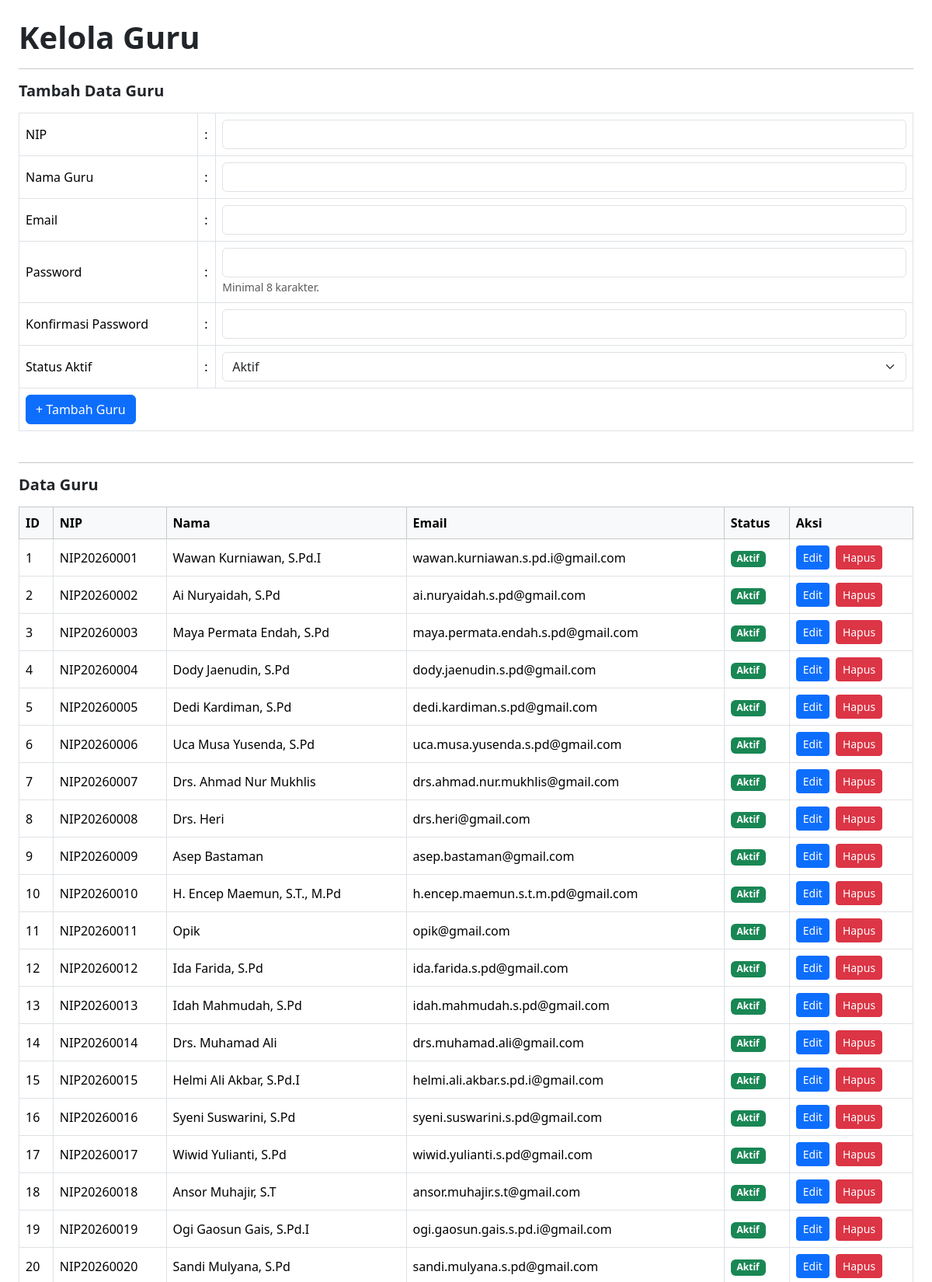
The app's page /kelola_guru.php (signed in, upper part) with its own data.
### tables this page shows
CREATE TABLE `t_guru` (
  `id` int(11) NOT NULL,
  `nip` varchar(30) NOT NULL,
  `nama` varchar(150) DEFAULT NULL,
  `email` varchar(150) NOT NULL,
  `status_aktif` tinyint(1) NOT NULL,
  `user_id` int(11) NOT NULL,
  `created_at` timestamp NOT NULL DEFAULT current_timestamp(),
  `updated_at` timestamp NOT NULL DEFAULT current_timestamp()
);

CREATE TABLE `t_users` (
  `id` int(11) NOT NULL,
  `name` varchar(255) NOT NULL,
  `username` varchar(80) DEFAULT NULL,
  `email` varchar(255) DEFAULT NULL,
  `email_verified_at` timestamp NOT NULL DEFAULT current_timestamp(),
  `password` varchar(255) DEFAULT NULL,
  `remember_token` varchar(100) NOT NULL,
  `role` varchar(255) NOT NULL,
  `created_at` timestamp NOT NULL DEFAULT current_timestamp(),
  `updated_at` timestamp NOT NULL DEFAULT current_timestamp()
);

### kelola_guru.php (the view, shortened to what this page needs)
<?php
require_once __DIR__ . '/config/koneksi.php';
$embed = (($_GET['embed'] ?? '') === '1');
$sql = "SELECT
            t_guru.*,
            t_users.email AS email_user
        FROM t_guru
        LEFT JOIN t_users ON t_guru.user_id = t_users.id
         ORDER BY t_guru.id ASC";
$query = mysqli_query($koneksi, $sql);
function e($value) {
    return htmlspecialchars((string)$value, ENT_QUOTES, 'UTF-8');
}
?>
<?php if (!$embed): ?>
<!DOCTYPE html>
<html lang="id">
<head>
    <link href="https://cdn.jsdelivr.net/npm/bootstrap@5.3.3/dist/css/bootstrap.min.css"
          rel="stylesheet">
    <link href="https://cdn.datatables.net/2.3.4/css/dataTables.bootstrap5.min.css"
          rel="stylesheet">
</head>
<body class="bg-white">
<?php else: ?>
<link href="https://cdn.datatables.net/2.3.4/css/dataTables.bootstrap5.min.css"
      rel="stylesheet">
<?php endif; ?>
<main class="container-fluid p-3 p-md-4 bg-white">
    <h1 class="fw-bold mb-3">Kelola Guru</h1>
    <hr>
    <h5 class="fw-bold mb-3">Tambah Data Guru</h5>
    <form action="proses_guru.php" method="POST" class="mb-4">
        <div class="table-responsive">
            <table class="table table-bordered align-middle">
                <tbody>
                    <tr>
                        <td style="width:20%">NIP</td>
                        <td style="width:2%">:</td>
                        <td>
                            <input type="text" name="nip" id="nip"
                                   class="form-control" maxlength="10" inputmode="numeric" pattern="[0-9]{1,10}" title="NIP hanya boleh angka, maksimal 10 digit" oninput="this.value=this.value.replace(/[^0-9]/g, '').slice(0,10)" required>
                        </td>
                    </tr>
                    <tr>
                        <td>Nama Guru</td>
                        <td>:</td>
                        <td>
                            <input type="text" name="nama"
                                   class="form-control" required>
                        </td>
                    </tr>
                    <tr>
                        <td>Email</td>
                        <td>:</td>
                        <td>
                            <input type="email" name="email"
                                   class="form-control" required>
                        </td>
                    </tr>
                    <tr>
                        <td>Password</td>
                        <td>:</td>
                        <td>
                            <input type="password" name="password"
                                   class="form-control" minlength="8"
                                   autocomplete="new-password" required>
                            <small class="text-muted">Minimal 8 karakter.</small>
                        </td>
                    </tr>
                    <tr>
                        <td>Konfirmasi Password</td>
                        <td>:</td>
                        <td>
                            <input type="password" name="konfirmasi_password"
                                   class="form-control" minlength="8"
                                   autocomplete="new-password" required>
                        </td>
                    </tr>
                    <tr>
                        <td>Status Aktif</td>
                        <td>:</td>
                        <td>
                            <select name="status_aktif"
                                    class="form-select" required>
                                <option value="1">Aktif</option>
                            </select>
                        </td>
                    </tr>
                    <tr>
                        <td colspan="3">
                            <button type="submit" class="btn btn-primary">
                                + Tambah Guru
                            </button>
                        </td>
                    </tr>
                </tbody>
            </table>
        </div>
    </form>
    <hr>
    <h5 class="fw-bold mb-3">Data Guru</h5>
    <div class="table-responsive">
        <table id="tabelGuru"
               class="table table-bordered table-hover align-middle w-100">
            <thead class="table-light">
                <tr>
                    <th>ID</th>
                    <th>NIP</th>
                    <th>Nama</th>
                    <th>Email</th>
                    <th>Status</th>
                    <th>Aksi</th>
                </tr>
            </thead>
            <tbody>
                <?php if (mysqli_num_rows($query) > 0): ?>
                    <?php while ($guru = mysqli_fetch_assoc($query)): ?>
                        <tr>
                            <td><?= (int)$guru['id'] ?></td>
                            <td><?= e($guru['nip'] ?? '') ?></td>
                            <td><?= e($guru['nama'] ?? '') ?></td>
                            <td>
                                <?= e(
                                    $guru['email_user']
                                    ?? $guru['email']
                                    ?? '-'
                                ) ?>
                            </td>
                            <td>
                                <?php if ((int)($guru['status_aktif'] ?? 0) === 1): ?>
                                    <span class="badge text-bg-success">
                                        Aktif
                                    </span>
                                <?php else: ?>
                                    <span class="badge text-bg-secondary">
                                        Tidak Aktif
                                    </span>
                                <?php endif; ?>
                            </td>
                            <td>
                                <div class="d-flex gap-2">
                                    <a href="edit_guru.php?id=<?= (int)$guru['id'] ?><?= $embed ? '&embed=1' : '' ?>"
                                       class="btn btn-primary btn-sm">
                                        Edit
                                    </a>
                                    <a href="proses_guru.php?aksi=hapus&amp;id=<?= (int)$guru['id'] ?><?= $embed ? '&amp;embed=1' : '' ?>"
                                       class="btn btn-danger btn-sm"
                                       onclick="return confirm('Yakin ingin menghapus data guru ini?')">
                                        Hapus
                                    </a>
                                </div>
                            </td>
                        </tr>
                    <?php endwhile; ?>
                <?php endif; ?>
            </tbody>
        </table>
    </div>
</main>
<?php if (!$embed): ?>
</body>
</html>
<?php endif; ?>

### records on screen
t_guru: id "1", nip "NIP20260001", nama "Wawan Kurniawan, S.Pd.I", user.email "wawan.kurniawan.s.pd.i@gmail.com", status_aktif "Aktif"
t_guru: id "2", nip "NIP20260002", nama "Ai Nuryaidah, S.Pd", user.email "ai.nuryaidah.s.pd@gmail.com", status_aktif "Aktif"
t_guru: id "3", nip "NIP20260003", nama "Maya Permata Endah, S.Pd", user.email "maya.permata.endah.s.pd@gmail.com", status_aktif "Aktif"
t_guru: id "4", nip "NIP20260004", nama "Dody Jaenudin, S.Pd", user.email "dody.jaenudin.s.pd@gmail.com", status_aktif "Aktif"
t_guru: id "5", nip "NIP20260005", nama "Dedi Kardiman, S.Pd", user.email "dedi.kardiman.s.pd@gmail.com", status_aktif "Aktif"
t_guru: id "6", nip "NIP20260006", nama "Uca Musa Yusenda, S.Pd", user.email "uca.musa.yusenda.s.pd@gmail.com", status_aktif "Aktif"
t_guru: id "7", nip "NIP20260007", nama "Drs. Ahmad Nur Mukhlis", user.email "drs.ahmad.nur.mukhlis@gmail.com", status_aktif "Aktif"
t_guru: id "8", nip "NIP20260008", nama "Drs. Heri", user.email "drs.heri@gmail.com", status_aktif "Aktif"
t_guru: id "9", nip "NIP20260009", nama "Asep Bastaman", user.email "asep.bastaman@gmail.com", status_aktif "Aktif"
t_guru: id "10", nip "NIP20260010", nama "H. Encep Maemun, S.T., M.Pd", user.email "h.encep.maemun.s.t.m.pd@gmail.com", status_aktif "Aktif"
t_guru: id "11", nip "NIP20260011", nama "Opik", user.email "opik@gmail.com", status_aktif "Aktif"
t_guru: id "12", nip "NIP20260012", nama "Ida Farida, S.Pd", user.email "ida.farida.s.pd@gmail.com", status_aktif "Aktif"
t_guru: id "13", nip "NIP20260013", nama "Idah Mahmudah, S.Pd", user.email "idah.mahmudah.s.pd@gmail.com", status_aktif "Aktif"
t_guru: id "14", nip "NIP20260014", nama "Drs. Muhamad Ali", user.email "drs.muhamad.ali@gmail.com", status_aktif "Aktif"
t_guru: id "15", nip "NIP20260015", nama "Helmi Ali Akbar, S.Pd.I", user.email "helmi.ali.akbar.s.pd.i@gmail.com", status_aktif "Aktif"
t_guru: id "16", nip "NIP20260016", nama "Syeni Suswarini, S.Pd", user.email "syeni.suswarini.s.pd@gmail.com", status_aktif "Aktif"
t_guru: id "17", nip "NIP20260017", nama "Wiwid Yulianti, S.Pd", user.email "wiwid.yulianti.s.pd@gmail.com", status_aktif "Aktif"
t_guru: id "18", nip "NIP20260018", nama "Ansor Muhajir, S.T", user.email "ansor.muhajir.s.t@gmail.com", status_aktif "Aktif"
t_guru: id "19", nip "NIP20260019", nama "Ogi Gaosun Gais, S.Pd.I", user.email "ogi.gaosun.gais.s.pd.i@gmail.com", status_aktif "Aktif"
t_guru: id "20", nip "NIP20260020", nama "Sandi Mulyana, S.Pd", user.email "sandi.mulyana.s.pd@gmail.com", status_aktif "Aktif"
